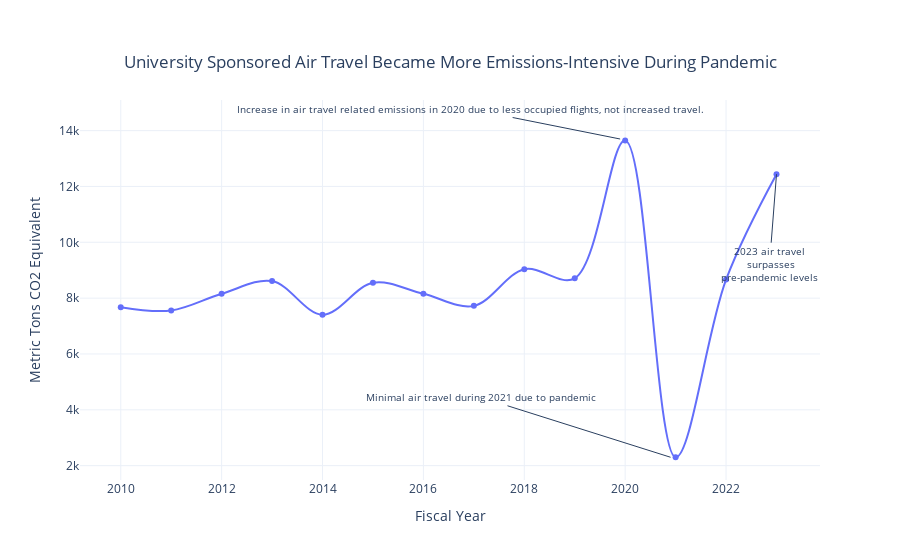

Notebook code for this chart:
### Code cell
filtered_data = cleaned_totals[cleaned_totals['Source'].isin([ 'Air Travel'])]


# Create a plotly chart
fig = px.line(filtered_data, 
              x='Fiscal Year', 
              y='GHG MTCDE', 
              color='Source', 
              title='University Sponsored Air Travel Became More Emissions-Intensive During Pandemic',
              template='plotly_white',  # Use the dark theme
              labels={'GHG MTCDE': 'Metric Tons CO2 Equivalent', 'Fiscal Year': 'Fiscal Year'},  # Improve axis labels
              line_shape='spline',  # Use smooth lines
              render_mode='svg')  # Use SVG for sharper images

# Add markers
fig.update_traces(mode='lines+markers')

# Add an annotation
fig.add_annotation(
    x=2019.9,
    y=13700,
    text="Increase in air travel related emissions in 2020 due to less occupied flights, not increased travel.",
    showarrow=True,
    arrowhead=0,
    ax=-150,
    ay=-30,
        font=dict(
        size=10
    )
)
fig.update_layout(showlegend=False)

fig.add_annotation(
    x=2020.9,
    y=filtered_data[filtered_data['Fiscal Year'] == 2021]['GHG MTCDE'].values[0],
    text="Minimal air travel during 2021 due to pandemic",
    showarrow=True,
    arrowhead=0,
    ax=-190,
    ay=-60,
        font=dict(
        size=10
    )
)

fig.add_annotation(
    x=2023,
    y=filtered_data[filtered_data['Fiscal Year'] == 2023]['GHG MTCDE'].values[0],
    text="2023 air travel<br> surpasses<br>pre-pandemic levels",
    showarrow=True,
    arrowhead=0,
    ax=-7,
    ay=90,
        font=dict(
        size=10
    )
)


fig.update_layout(
    title={
        'y':0.9,
        'x':0.5,
        'xanchor': 'center',
        'yanchor': 'top'})

# Show the plot
fig.show()

### Figure 1 — Plotly figure (JSON) as saved in the notebook; plotly's stock layout.template omitted (floating-point values rounded to 4 significant figures)
{"data": [{"hovertemplate": "Source=Air Travel<br>Fiscal Year=%{x}<br>Metric Tons CO2 Equivalent=%{y}<extra></extra>", "legendgroup": "Air Travel", "line": {"color": "#636efa", "dash": "solid", "shape": "spline"}, "marker": {"symbol": "circle"}, "mode": "lines+markers", "name": "Air Travel", "orientation": "v", "showlegend": true, "type": "scatter", "x": [2010, 2011, 2012, 2013, 2014, 2015, 2016, 2017, 2018, 2019, 2020, 2021, 2022, 2023], "xaxis": "x", "y": [7675.0, 7557.0, 8156.0, 8610.0, 7405.0, 8555.0, 8157.0, 7724.0, 9035.0, 8711.0, 13650.0, 2301.0, 8665.0, 12439], "yaxis": "y"}], "layout": {"annotations": [{"arrowhead": 0, "ax": -150, "ay": -30, "font": {"size": 10}, "showarrow": true, "text": "Increase in air travel related emissions in 2020 due to less occupied flights, not increased travel.", "x": 2020.0, "y": 13700}, {"arrowhead": 0, "ax": -190, "ay": -60, "font": {"size": 10}, "showarrow": true, "text": "Minimal air travel during 2021 due to pandemic", "x": 2021.0, "y": 2301.0}, {"arrowhead": 0, "ax": -7, "ay": 90, "font": {"size": 10}, "showarrow": true, "text": "2023 air travel<br> surpasses<br>pre-pandemic levels", "x": 2023, "y": 12439}], "legend": {"title": {"text": "Source"}, "tracegroupgap": 0}, "showlegend": false, "title": {"text": "University Sponsored Air Travel Became More Emissions-Intensive During Pandemic", "x": 0.5, "xanchor": "center", "y": 0.9, "yanchor": "top"}, "xaxis": {"anchor": "y", "domain": [0, 1], "title": {"text": "Fiscal Year"}}, "yaxis": {"anchor": "x", "domain": [0, 1], "title": {"text": "Metric Tons CO2 Equivalent"}}}}
